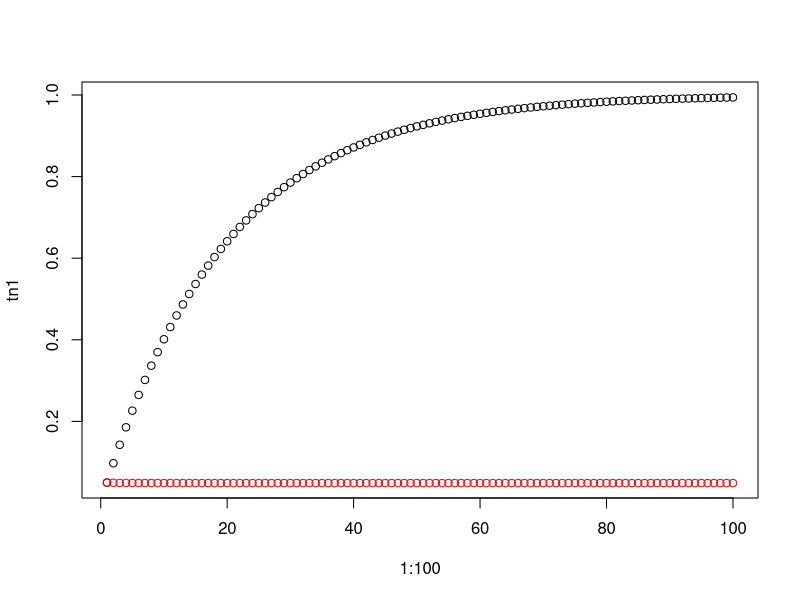
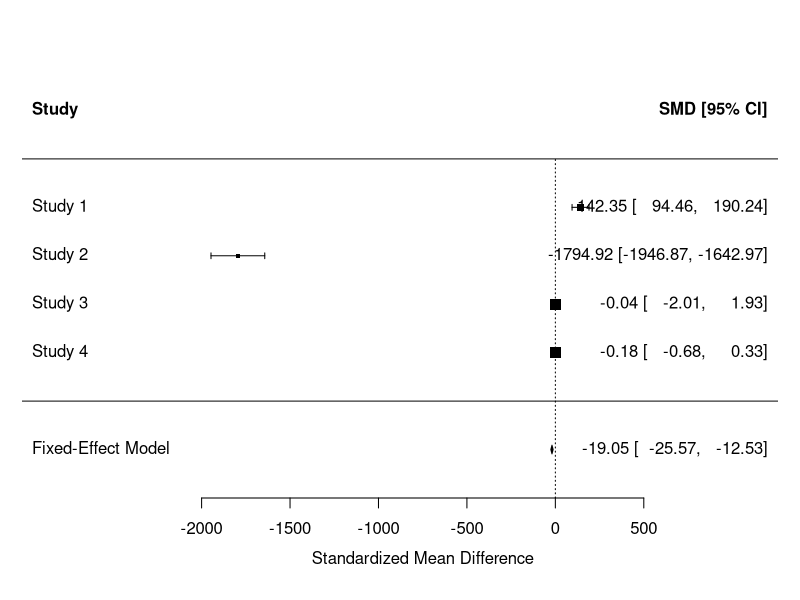

These figures' R source, in order:
#T1

#P(vähintään yhdestä testistä p<0.05) = 1 - P(kaikista testeistä p>=0.05)

#Ei monitestauskorjausta

m <- 1:100

tn1 <- 1 - 0.95^m

#Bonferroni-korjaus

#Kaikki nimelliset p-arvot kerrotaan otoskoolla.
#Joten esimerkiksi kun m=100 saadaan 
#P(testistä saadaan p>=0.05) = 1 - 0.05/100

tn2 <- 1 - (1-0.05/m)^m

plot(1:100, tn1)
points(1:100, tn2, col="red")

#===============================================================================

#T2

#===============================================================================

#Testisuure Z_k
#Nollahypoteesin vallitessa noudattaa N(0,1)
#Vaihtoehtoisen vallitessa noudattaa N(3,1)

#testattavien hypoteesien määrä m=100000
#0.1% tilanteissa vaihtoehtoinen hypoteesi on tosi.

set.seed(2019)

m <- 100000
alpha <- 0.025

z1 <- rnorm(99900,0,1)
z2 <- rnorm(100,3,1)

z <- c(z1, z2)

z <- sample(z)
reject <- numeric(m)

p.values <- numeric(m)

#a

for (i in 1:m){
  p.values[i] <- 1-pnorm(abs(z[i]), mean = 0, sd = 1)
  
  reject[i] <- p.values[i]*m < alpha
}

sum(reject)

#b

p.values.sorted <- sort(p.values)

i <- 1

while (p.values.sorted[i] <= (i/m)*0.2){
  i <- i+1
}

i

#================

#T3

priori <- 0.01

ptautipos <- (0.85*priori)/(0.85*priori + 0.04*(1-priori))

ptautineg <- (0.15*priori)/(0.15*priori + 0.96*(1-priori))

100*ptautipos+900*ptautineg

#=========================

#T4

set.seed(20190109)
x <- rexp(45, rate = 1.6)

thetahat <- length(x)/sum(x)
thetanull <- 1.2

L <- function(theta, data){
  n <- length(data)
  
  return(theta^n*exp(-theta*sum(data)))
}

dl <- function(theta, data){
  n <- length(data)
  
  return(n/theta - sum(data))
}

#a Uskottavuusosamäärän testi

LR <- L(thetanull, x)/L(thetahat, x)

D <- -2*log(LR)

p1 <- 1-pchisq(D, df=1)

#b Waldin testi

ZW <- (thetahat-thetanull)/(thetahat/sqrt(length(x)))

p2 <- 2*(1-pnorm(ZW,0,1))

#c Raon skooritesti

ddl <- function(theta, data){
  n <- length(data)
  
  return(-n/theta^2)
}

ZR <- dl(thetanull, x)/sqrt(-ddl(thetanull, x))

p3 <- 2*(1 - pnorm(ZR,0,1))

cat("Uskottavuusosamäärän testi: ", p1, "\nWaldin testi: ", p2, "\nRaon skooritesti: ", p3)

#T5

simn <- 10000
simD <- rep(NA,simn)
simZW <- rep(NA,simn)
simZR <- rep(NA,simn)
for(i in 1:simn)
{
  xsim <- rexp(45, rate=1.2)
  thetahatsim <- length(x)/sum(x)
  
  simD[i] <- -2*log(L(thetanull, xsim)/L(thetahatsim, xsim))
  simZW[i] <- (thetahatsim-thetanull)/(thetahatsim/sqrt(length(x)))
  simZR[i] <- dl(thetanull, xsim)/sqrt(-ddl(thetanull, xsim))
}  

sum(D < simD)/simn
2*sum(ZW < simZW)/simn 
2*sum(ZR < simZR)/simn

cat("Uskottavuusosamäärän testi: ", p1, "\nWaldin testi: ", p2, "\nRaon skooritesti: ", p3)

#T6

simn <- 100000

simthetahat <- rep(NA,simn)

for(i in 1:simn){
  simthetahat[i] <- 45/rgamma(1, shape=45, rate=1.2)
}

#Lasketaan moniko simuloitu estimaatti on suurempi kuin alkuperäinen.
sum(simthetahat > thetahat)/simn

#=====================================

library(metafor)

dat2 <- escalc(measure="SMD",
               m1i=c(16,44,0.134,2.8),
               sd1i=c(0.1,0.1,0.1,2.4),
               m2i=c(1,224,0.138,3.2),
               sd2i=c(0.1,0.1,0.1,2.1),
               n1i=c(16,44,72,28),
               n2i=c(1,224,1,32))

fem2 <- rma(dat2$yi, dat2$vi, weights = c(0.119, 0.02, 0.43, 0.431), data = dat2, method = "FE")
summary(fem2)
forest(fem2)
